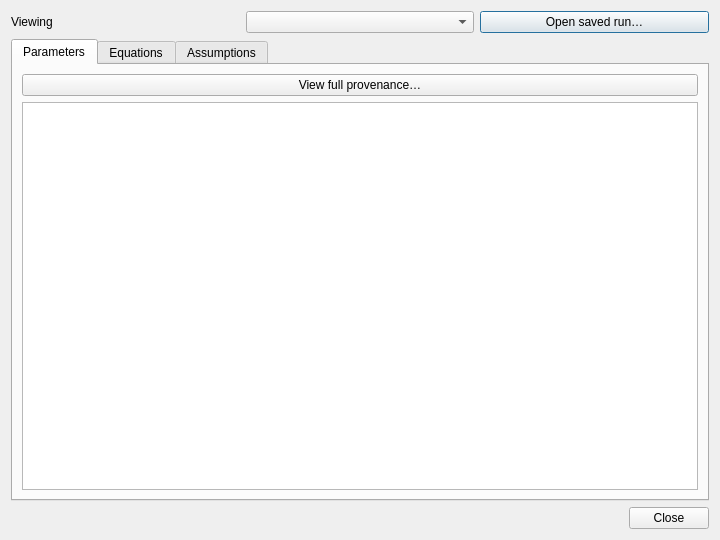
<?xml version="1.0" encoding="UTF-8"?>
<ui version="4.0">
 <class>InformationDialog</class>
 <widget class="QDialog" name="InformationDialog">
  <property name="windowTitle"><string>Model Information</string></property>
  <property name="geometry"><rect><x>0</x><y>0</y><width>720</width><height>540</height></rect></property>
  <layout class="QVBoxLayout" name="information_layout">
   <item>
    <layout class="QHBoxLayout" name="information_context_layout">
     <item><widget class="QLabel" name="lbl_information_context"><property name="text"><string>Viewing</string></property><property name="buddy"><cstring>combo_information_context</cstring></property></widget></item>
     <item><widget class="QComboBox" name="combo_information_context"/></item>
     <item><widget class="QPushButton" name="btn_information_archive"><property name="text"><string>Open saved run…</string></property></widget></item>
    </layout>
   </item>
   <item><widget class="QTabWidget" name="tabs_information">
    <widget class="QWidget" name="page_information_parameters"><attribute name="title"><string>Parameters</string></attribute><layout class="QVBoxLayout" name="parameters_layout"><item><widget class="QPushButton" name="btn_information_provenance"><property name="text"><string>View full provenance…</string></property></widget></item><item><widget class="QTextBrowser" name="information_parameters"/></item></layout></widget>
    <widget class="QWidget" name="page_information_equations"><attribute name="title"><string>Equations</string></attribute><layout class="QVBoxLayout" name="equations_layout"><item><widget class="QTextBrowser" name="information_equations"/></item></layout></widget>
    <widget class="QWidget" name="page_information_assumptions"><attribute name="title"><string>Assumptions</string></attribute><layout class="QVBoxLayout" name="assumptions_layout"><item><widget class="QTextBrowser" name="information_assumptions"/></item></layout></widget>
   </widget></item>
   <item><widget class="QDialogButtonBox" name="buttons_information"><property name="standardButtons"><set>QDialogButtonBox::Close</set></property></widget></item>
  </layout>
 </widget>
</ui>
